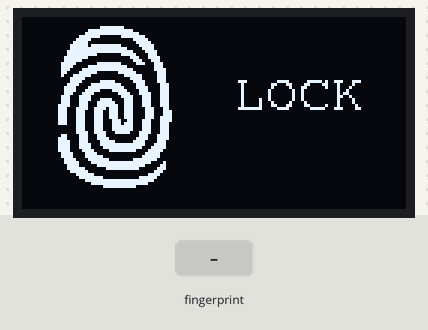
Simulated run of this sketch. Board: Arduino Uno, built with avr-gcc and run on an emulated ATmega328P. Parts: 128×64 one-colour display. The test bench sets the inputs (shaded band). What the sketch prints to the serial monitor is not drawn.

Above: at 2.3 s.
2.4 s: finger stored as number 1 placed on the sensor
At 3.8 s:
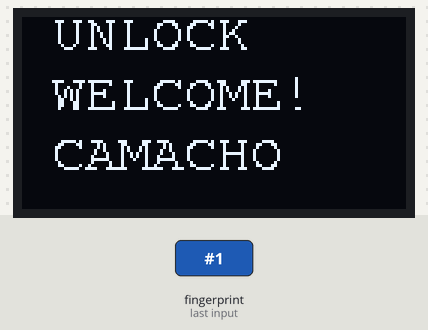
Timing chart, 0 to 5.4 s (numbered marks = the images above; inputs shaded):
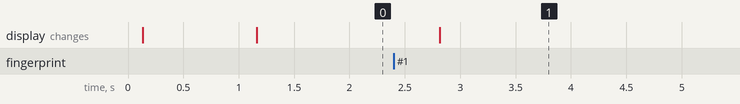

Measured:
- after the input at 2.4 s, the display: changes after 0.41 s (image 1)

The sketch:

finger_oled.ino
```cpp
#include <Adafruit_GFX.h>  // Include core graphics library for the display
#include <Adafruit_SSD1306.h>  // Include Adafruit_SSD1306 library to drive the display
#include <SPI.h>
#include <Wire.h>
Adafruit_SSD1306 display;  // Create display
#include <Adafruit_Fingerprint.h>
#include <SoftwareSerial.h>
#include <Fonts/FreeMonoBold12pt7b.h>  // Add a custom font
#include <Fonts/FreeMono9pt7b.h>  // Add a custom font


static const uint8_t icon [] PROGMEM = {
0x0,0x0,0x0,0x0,0x0,0x0,0x0,0x0,
0x0,0x0,0x0,0x0,0x0,0x0,0x0,0x0,
0x0,0x0,0x0,0x0,0x0,0x0,0x0,0x0,
0x0,0x0,0x0,0x3f,0xc0,0x0,0x0,0x0,
0x0,0x0,0x3,0xff,0xf8,0x0,0x0,0x0,
0x0,0x0,0x7,0xff,0xfe,0x0,0x0,0x0,
0x0,0x0,0x1f,0xc0,0x7f,0x80,0x0,0x0,
0x0,0x0,0x3e,0x0,0x7,0xc0,0x0,0x0,
0x0,0x0,0x7c,0x0,0x3,0xe0,0x0,0x0,
0x0,0x0,0xfd,0xff,0x81,0xf0,0x0,0x0,
0x0,0x0,0xff,0xff,0xe0,0xf0,0x0,0x0,
0x0,0x1,0xff,0xff,0xf8,0x78,0x0,0x0,
0x0,0x1,0xff,0x80,0x7c,0x38,0x0,0x0,
0x0,0x3,0xfc,0x0,0xe,0x3c,0x0,0x0,
0x0,0x3,0xf0,0x0,0x7,0x1c,0x0,0x0,
0x0,0x7,0xc0,0x7f,0x83,0x8e,0x0,0x0,
0x0,0x7,0x83,0xff,0xe0,0xe,0x0,0x0,
0x0,0x7,0xf,0xff,0xf8,0xf,0x0,0x0,
0x0,0x6,0x1f,0x80,0xfc,0x7,0x0,0x0,
0x0,0x4,0x7e,0x0,0x3f,0x7,0x0,0x0,
0x0,0x0,0xf8,0x0,0xf,0x7,0x0,0x0,
0x0,0x0,0xf0,0x3e,0x7,0x87,0x0,0x0,
0x0,0x1,0xe1,0xff,0x83,0x83,0x80,0x0,
0x0,0x3,0xc3,0xff,0xc3,0xc3,0x80,0x0,
0x0,0x3,0xc7,0xc3,0xe1,0xc3,0x80,0x0,
0x0,0x3,0x8f,0x0,0xf1,0xe3,0x80,0x0,
0x0,0x7,0x1e,0x0,0x78,0xe3,0x80,0x0,
0x0,0x7,0x1e,0x3c,0x38,0xe3,0x80,0x0,
0x0,0x7,0x1c,0x7e,0x38,0xe3,0x80,0x0,
0x0,0xf,0x1c,0x7f,0x38,0xe3,0x80,0x0,
0x0,0xe,0x3c,0xf7,0x38,0x71,0x80,0x0,
0x0,0xe,0x38,0xe7,0x38,0x71,0xc0,0x0,
0x0,0xe,0x38,0xe7,0x38,0x71,0xc0,0x0,
0x0,0xe,0x38,0xe7,0x38,0x73,0xc0,0x0,
0x0,0xe,0x38,0xe3,0x98,0xe3,0xc0,0x0,
0x0,0xe,0x38,0xe3,0xb8,0xe3,0x80,0x0,
0x0,0x0,0x38,0xe3,0xf8,0xe3,0x80,0x0,
0x0,0x0,0x38,0xe3,0xf8,0xe3,0x80,0x0,
0x0,0x0,0x3c,0xf1,0xf1,0xe3,0x80,0x0,
0x0,0x6,0x1c,0x70,0x1,0xc7,0x80,0x0,
0x0,0xe,0x1c,0x78,0x3,0xc7,0x80,0x0,
0x0,0xf,0x1c,0x3e,0x7,0x87,0x0,0x0,
0x0,0xf,0x1e,0x3f,0xff,0x8f,0x0,0x0,
0x0,0xf,0x1e,0x1f,0xff,0x1f,0x0,0x0,
0x0,0xf,0xf,0x7,0xfc,0x3e,0x0,0x0,
0x0,0x7,0x87,0x80,0x0,0x7c,0x0,0x0,
0x0,0x7,0x87,0xe0,0x0,0xfc,0x0,0x0,
0x0,0x3,0xc3,0xf8,0x7,0xf8,0x0,0x0,
0x0,0x3,0xe1,0xff,0xff,0xe1,0x0,0x0,
0x0,0x1,0xe0,0x7f,0xff,0x83,0x0,0x0,
0x0,0x1,0xf8,0xf,0xfe,0x7,0x0,0x0,
0x0,0x0,0xfc,0x0,0x0,0xe,0x0,0x0,
0x0,0x0,0x3f,0x0,0x0,0x3c,0x0,0x0,
0x0,0x0,0x1f,0xe0,0x1,0xf8,0x0,0x0,
0x0,0x0,0x7,0xff,0xff,0xf0,0x0,0x0,
0x0,0x0,0x1,0xff,0xff,0xc0,0x0,0x0,
0x0,0x0,0x0,0x1f,0xfc,0x0,0x0,0x0,
0x0,0x0,0x0,0x0,0x0,0x0,0x0,0x0,
0x0,0x0,0x0,0x0,0x0,0x0,0x0,0x0,
0x0,0x0,0x0,0x0,0x0,0x0,0x0,0x0
};

SoftwareSerial mySerial(10, 11);
Adafruit_Fingerprint finger = Adafruit_Fingerprint(&mySerial);
int fingerprintID = 0;


void setup()  // Start of setup
{

  delay(100);  // This delay is needed to let the display to initialize
  display.begin(SSD1306_SWITCHCAPVCC, 0x3C);  // Initialize display with the I2C address of 0x3C
  display.clearDisplay();  // Clear the buffer
  display.setTextColor(WHITE);  // Set color of the text
  display.setRotation(0);  // Set orientation. Goes from 0, 1, 2 or 3
  display.setTextWrap(false);  // By default, long lines of text are set to automatically “wrap” back to the leftmost column.
                               // To override this behavior (so text will run off the right side of the display - useful for
                               // scrolling marquee effects), use setTextWrap(false). The normal wrapping behavior is restored
                               // with setTextWrap(true).

  display.dim(0);  //Set brightness (0 is maximun and 1 is a little dim)

   startFingerprintSensor();
     displayLockScreen();

}  // End of setup


void loop()  // Start of loop
{


fingerprintID = getFingerprintID();
  delay(50);
  if(fingerprintID == 1)
  {

    displayCamacho();
    delay(5000);
    displayLockScreen();
  }

   if(fingerprintID == 0)
  {

    displayArango();
    delay(5000);
    displayLockScreen();
  }


}


void displayArango()
{
   display.clearDisplay();  // Clear the display so we can refresh
  display.setFont(&FreeMono9pt7b);  // Set a custom font
  display.setTextSize(0);
  display.setCursor(10, 10);  // (x,y)
  display.println("UNLOCK");  // Text or value to print
  display.setCursor(10, 30);  // (x,y)
  display.println("WELCOME!");  // Text or value to print
  display.setCursor(10, 50);  // (x,y)
  display.println("ARANGO");  // Text or value to print
   display.display();  // Print everything we set previously
}

void displayCamacho()
{
  display.clearDisplay();  // Clear the display so we can refresh
  display.setFont(&FreeMono9pt7b);  // Set a custom font
  display.setTextSize(0);
  display.setCursor(10, 10);  // (x,y)
  display.println("UNLOCK");  // Text or value to print
  display.setCursor(10, 30);  // (x,y)
  display.println("WELCOME!");  // Text or value to print
  display.setCursor(10, 50);  // (x,y)
  display.println("CAMACHO");  // Text or value to print
   display.display();  // Print everything we set previously
}

void displayLockScreen()
{
  display.clearDisplay();  // Clear the display so we can refresh
  display.setFont(&FreeMono9pt7b);  // Set a custom font
  display.setTextSize(0);
  display.setCursor(70, 30);  // (x,y)
  display.println("LOCK");  // Text or value to print
  display.drawBitmap(0,0,icon,60,60,WHITE);
  display.display();  // Print everything we set previously
}
void startFingerprintSensor()
{
  Serial.begin(9600);
  finger.begin(57600);

  if (finger.verifyPassword()) {
    Serial.println("Found fingerprint sensor!");
  } else {
    Serial.println("Did not find fingerprint sensor");
  }
  Serial.println("Waiting for valid finger...");
}

int getFingerprintID() {
  uint8_t p = finger.getImage();
  if (p != FINGERPRINT_OK)  return -1;

  p = finger.image2Tz();
  if (p != FINGERPRINT_OK)  return -1;

  p = finger.fingerFastSearch();
  if (p != FINGERPRINT_OK)  return -1;

  // found a match!
  Serial.print("Found ID #"); Serial.print(finger.fingerID);
  Serial.print(" with confidence of "); Serial.println(finger.confidence);
  return finger.fingerID;
}
```
